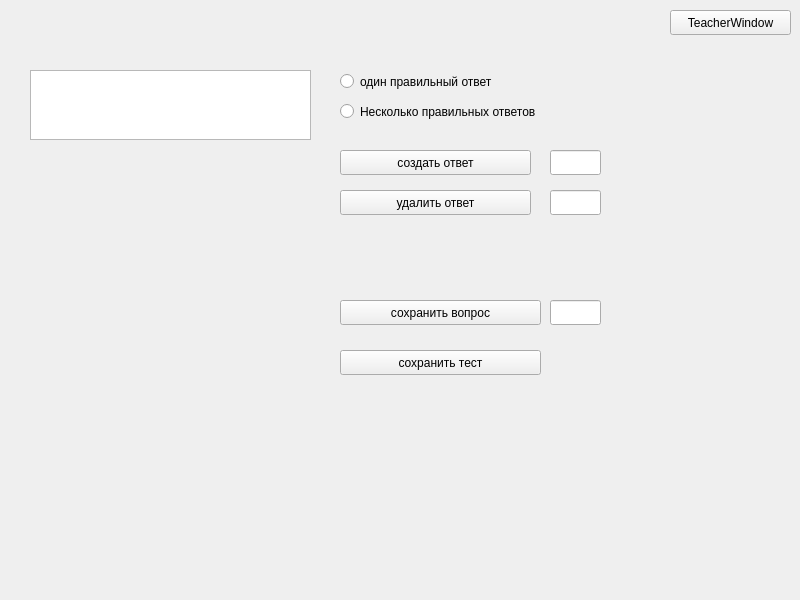
<?xml version="1.0" encoding="UTF-8"?>
<ui version="4.0">
 <class>CreateQuestionWindow</class>
 <widget class="QWidget" name="CreateQuestionWindow">
  <property name="geometry">
   <rect>
    <x>0</x>
    <y>0</y>
    <width>800</width>
    <height>600</height>
   </rect>
  </property>
  <property name="windowTitle">
   <string>Создание теста</string>
  </property>
  <widget class="QPushButton" name="proverka_batton">
   <property name="geometry">
    <rect>
     <x>670</x>
     <y>10</y>
     <width>121</width>
     <height>25</height>
    </rect>
   </property>
   <property name="text">
    <string>TeacherWindow</string>
   </property>
  </widget>
  <widget class="QRadioButton" name="oneTrueAnswerButton">
   <property name="geometry">
    <rect>
     <x>340</x>
     <y>70</y>
     <width>211</width>
     <height>23</height>
    </rect>
   </property>
   <property name="text">
    <string>один правильный ответ</string>
   </property>
  </widget>
  <widget class="QRadioButton" name="severalTruAnswerButton">
   <property name="geometry">
    <rect>
     <x>340</x>
     <y>100</y>
     <width>251</width>
     <height>23</height>
    </rect>
   </property>
   <property name="text">
    <string>Несколько правильных ответов</string>
   </property>
  </widget>
  <widget class="QPushButton" name="createAnswerButton">
   <property name="geometry">
    <rect>
     <x>340</x>
     <y>150</y>
     <width>191</width>
     <height>25</height>
    </rect>
   </property>
   <property name="text">
    <string>создать ответ</string>
   </property>
  </widget>
  <widget class="QPushButton" name="saveQuestionButton">
   <property name="geometry">
    <rect>
     <x>340</x>
     <y>300</y>
     <width>201</width>
     <height>25</height>
    </rect>
   </property>
   <property name="text">
    <string>сохранить вопрос</string>
   </property>
  </widget>
  <widget class="QTextEdit" name="questionEdit">
   <property name="geometry">
    <rect>
     <x>30</x>
     <y>70</y>
     <width>281</width>
     <height>70</height>
    </rect>
   </property>
  </widget>
  <widget class="QWidget" name="verticalLayoutWidget">
   <property name="geometry">
    <rect>
     <x>29</x>
     <y>180</y>
     <width>281</width>
     <height>411</height>
    </rect>
   </property>
   <layout class="QVBoxLayout" name="verticalLayout"/>
  </widget>
  <widget class="QPushButton" name="deleteAnswerButton">
   <property name="geometry">
    <rect>
     <x>340</x>
     <y>190</y>
     <width>191</width>
     <height>25</height>
    </rect>
   </property>
   <property name="text">
    <string>удалить ответ</string>
   </property>
  </widget>
  <widget class="QLineEdit" name="numberAnswerEdit">
   <property name="geometry">
    <rect>
     <x>550</x>
     <y>190</y>
     <width>51</width>
     <height>25</height>
    </rect>
   </property>
  </widget>
  <widget class="QLineEdit" name="quantityAnswerEdit">
   <property name="geometry">
    <rect>
     <x>550</x>
     <y>150</y>
     <width>51</width>
     <height>25</height>
    </rect>
   </property>
   <property name="readOnly">
    <bool>true</bool>
   </property>
  </widget>
  <widget class="QPushButton" name="saveTestButton">
   <property name="geometry">
    <rect>
     <x>340</x>
     <y>350</y>
     <width>201</width>
     <height>25</height>
    </rect>
   </property>
   <property name="text">
    <string>сохранить тест</string>
   </property>
  </widget>
  <widget class="QLineEdit" name="quantityQuestionEdit">
   <property name="geometry">
    <rect>
     <x>550</x>
     <y>300</y>
     <width>51</width>
     <height>25</height>
    </rect>
   </property>
   <property name="readOnly">
    <bool>true</bool>
   </property>
  </widget>
 </widget>
 <resources/>
 <connections/>
</ui>
